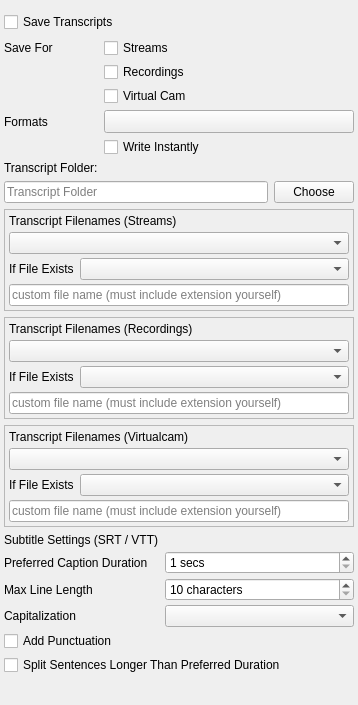
         <widget class="QWidget" name="tab_2">
          <attribute name="title">
           <string>Transcripts</string>
          </attribute>
          <layout class="QVBoxLayout" name="verticalLayoutTabTranscripts">
           <property name="leftMargin">
            <number>4</number>
           </property>
           <property name="topMargin">
            <number>12</number>
           </property>
           <property name="rightMargin">
            <number>4</number>
           </property>
           <property name="bottomMargin">
            <number>12</number>
           </property>
           <item>
            <widget class="QCheckBox" name="saveTranscriptsCheckBox">
             <property name="text">
              <string>Save Transcripts</string>
             </property>
            </widget>
           </item>
           <item>
            <widget class="QWidget" name="transcripWidget1" native="true">
             <property name="sizePolicy">
              <sizepolicy hsizetype="Preferred" vsizetype="Fixed">
               <horstretch>0</horstretch>
               <verstretch>0</verstretch>
              </sizepolicy>
             </property>
             <layout class="QFormLayout" name="formLayout_3">
              <property name="labelAlignment">
               <set>Qt::AlignLeading|Qt::AlignLeft|Qt::AlignVCenter</set>
              </property>
              <property name="formAlignment">
               <set>Qt::AlignLeading|Qt::AlignLeft|Qt::AlignTop</set>
              </property>
              <property name="verticalSpacing">
               <number>4</number>
              </property>
              <property name="leftMargin">
               <number>0</number>
              </property>
              <property name="topMargin">
               <number>0</number>
              </property>
              <property name="rightMargin">
               <number>0</number>
              </property>
              <property name="bottomMargin">
               <number>0</number>
              </property>
              <item row="0" column="0">
               <widget class="QLabel" name="label_9">
                <property name="text">
                 <string>Save For</string>
                </property>
               </widget>
              </item>
              <item row="0" column="1">
               <widget class="QCheckBox" name="transcriptsEnabledStreamCheckBox">
                <property name="text">
                 <string>Streams</string>
                </property>
               </widget>
              </item>
              <item row="1" column="1">
               <widget class="QCheckBox" name="transcriptsEnabledRecordingCheckBox">
                <property name="text">
                 <string>Recordings</string>
                </property>
               </widget>
              </item>
              <item row="2" column="1">
               <widget class="QCheckBox" name="transcriptsEnabledVirtualcamCheckBox">
                <property name="text">
                 <string>Virtual Cam</string>
                </property>
               </widget>
              </item>
              <item row="3" column="0">
               <widget class="QLabel" name="label_17">
                <property name="text">
                 <string>Formats</string>
                </property>
               </widget>
              </item>
              <item row="3" column="1">
               <widget class="QToolButton" name="transcriptFormatButton">
                <property name="popupMode"><enum>QToolButton::InstantPopup</enum></property>
                <property name="toolTip"><string>Select one or more transcript formats. For multiple formats, custom names receive the appropriate file extensions.</string></property>
                <property name="minimumSize">
                 <size>
                  <width>250</width>
                  <height>0</height>
                 </size>
                </property>
               </widget>
              </item>
              <item row="5" column="0">
               <widget class="QLabel" name="label_10">
                <property name="text">
                 <string>Transcript Folder:</string>
                </property>
               </widget>
              </item>
              <item row="4" column="1">
               <widget class="QCheckBox" name="realtimeWriteCheckBox">
                <property name="text">
                 <string>Write Instantly</string>
                </property>
               </widget>
              </item>
             </layout>
            </widget>
           </item>
           <item>
            <widget class="QWidget" name="transcripWidget2" native="true">
             <layout class="QHBoxLayout" name="horizontalLayout_3">
              <property name="leftMargin">
               <number>0</number>
              </property>
              <property name="topMargin">
               <number>0</number>
              </property>
              <property name="rightMargin">
               <number>0</number>
              </property>
              <property name="bottomMargin">
               <number>0</number>
              </property>
              <item>
               <widget class="QLineEdit" name="transcriptFolderPathLineEdit">
                <property name="placeholderText">
                 <string>Transcript Folder</string>
                </property>
               </widget>
              </item>
              <item>
               <widget class="QPushButton" name="transcriptFolderPickerPushButton">
                <property name="text">
                 <string>Choose</string>
                </property>
               </widget>
              </item>
             </layout>
            </widget>
           </item>
           <item>
            <widget class="QFrame" name="transcripWidget3">
             <property name="sizePolicy">
              <sizepolicy hsizetype="Preferred" vsizetype="Fixed">
               <horstretch>0</horstretch>
               <verstretch>0</verstretch>
              </sizepolicy>
             </property>
             <property name="frameShape">
              <enum>QFrame::StyledPanel</enum>
             </property>
             <layout class="QVBoxLayout" name="verticalLayout_6">
              <property name="spacing">
               <number>4</number>
              </property>
              <property name="leftMargin">
               <number>4</number>
              </property>
              <property name="topMargin">
               <number>4</number>
              </property>
              <property name="rightMargin">
               <number>4</number>
              </property>
              <property name="bottomMargin">
               <number>4</number>
              </property>
              <item>
               <widget class="QLabel" name="label_7">
                <property name="text">
                 <string>Transcript Filenames (Streams)</string>
                </property>
               </widget>
              </item>
              <item>
               <widget class="QComboBox" name="streamingTranscriptFilenameComboBox">
                <property name="minimumSize">
                 <size>
                  <width>250</width>
                  <height>0</height>
                 </size>
                </property>
               </widget>
              </item>
              <item>
               <widget class="QWidget" name="streamingTranscriptCustomNameWidget" native="true">
                <layout class="QHBoxLayout" name="horizontalLayout_7">
                 <property name="leftMargin">
                  <number>0</number>
                 </property>
                 <property name="topMargin">
                  <number>0</number>
                 </property>
                 <property name="rightMargin">
                  <number>0</number>
                 </property>
                 <property name="bottomMargin">
                  <number>0</number>
                 </property>
                 <item>
                  <widget class="QLabel" name="label_8">
                   <property name="sizePolicy">
                    <sizepolicy hsizetype="Fixed" vsizetype="Preferred">
                     <horstretch>0</horstretch>
                     <verstretch>0</verstretch>
                    </sizepolicy>
                   </property>
                   <property name="text">
                    <string>If File Exists</string>
                   </property>
                  </widget>
                 </item>
                 <item>
                  <widget class="QComboBox" name="streamingTranscriptCustomNameExistsCombobox"/>
                 </item>
                </layout>
               </widget>
              </item>
              <item>
               <widget class="QLineEdit" name="streamingTranscriptCustomNameOverwriteLineEdit">
                <property name="placeholderText">
                 <string>custom file name (must include extension yourself)</string>
                </property>
               </widget>
              </item>
             </layout>
            </widget>
           </item>
           <item>
            <widget class="QFrame" name="transcripWidget4">
             <property name="sizePolicy">
              <sizepolicy hsizetype="Preferred" vsizetype="Fixed">
               <horstretch>0</horstretch>
               <verstretch>0</verstretch>
              </sizepolicy>
             </property>
             <property name="frameShape">
              <enum>QFrame::StyledPanel</enum>
             </property>
             <layout class="QVBoxLayout" name="verticalLayout_5">
              <property name="spacing">
               <number>4</number>
              </property>
              <property name="leftMargin">
               <number>4</number>
              </property>
              <property name="topMargin">
               <number>4</number>
              </property>
              <property name="rightMargin">
               <number>4</number>
              </property>
              <property name="bottomMargin">
               <number>4</number>
              </property>
              <item>
               <widget class="QLabel" name="label_3">
                <property name="text">
                 <string>Transcript Filenames (Recordings)</string>
                </property>
               </widget>
              </item>
              <item>
               <widget class="QComboBox" name="recordingTranscriptFilenameComboBox">
                <property name="minimumSize">
                 <size>
                  <width>250</width>
                  <height>0</height>
                 </size>
                </property>
               </widget>
              </item>
              <item>
               <widget class="QWidget" name="recordingTranscriptCustomNameWidget" native="true">
                <layout class="QHBoxLayout" name="horizontalLayout_6">
                 <property name="leftMargin">
                  <number>0</number>
                 </property>
                 <property name="topMargin">
                  <number>0</number>
                 </property>
                 <property name="rightMargin">
                  <number>0</number>
                 </property>
                 <property name="bottomMargin">
                  <number>0</number>
                 </property>
                 <item>
                  <widget class="QLabel" name="label_2">
                   <property name="sizePolicy">
                    <sizepolicy hsizetype="Fixed" vsizetype="Preferred">
                     <horstretch>0</horstretch>
                     <verstretch>0</verstretch>
                    </sizepolicy>
                   </property>
                   <property name="text">
                    <string>If File Exists</string>
                   </property>
                  </widget>
                 </item>
                 <item>
                  <widget class="QComboBox" name="recordingTranscriptCustomNameExistsCombobox"/>
                 </item>
                </layout>
               </widget>
              </item>
              <item>
               <widget class="QLineEdit" name="recordingTranscriptCustomNameOverwriteLineEdit">
                <property name="placeholderText">
                 <string>custom file name (must include extension yourself)</string>
                </property>
               </widget>
              </item>
             </layout>
            </widget>
           </item>
           <item>
            <widget class="QFrame" name="transcripWidget5">
             <property name="sizePolicy">
              <sizepolicy hsizetype="Preferred" vsizetype="Fixed">
               <horstretch>0</horstretch>
               <verstretch>0</verstretch>
              </sizepolicy>
             </property>
             <property name="frameShape">
              <enum>QFrame::StyledPanel</enum>
             </property>
             <layout class="QVBoxLayout" name="verticalLayout_8">
              <property name="spacing">
               <number>4</number>
              </property>
              <property name="leftMargin">
               <number>4</number>
              </property>
              <property name="topMargin">
               <number>4</number>
              </property>
              <property name="rightMargin">
               <number>4</number>
              </property>
              <property name="bottomMargin">
               <number>4</number>
              </property>
              <item>
               <widget class="QLabel" name="label_14">
                <property name="text">
                 <string>Transcript Filenames (Virtualcam)</string>
                </property>
               </widget>
              </item>
              <item>
               <widget class="QComboBox" name="virtualcamTranscriptFilenameComboBox">
                <property name="minimumSize">
                 <size>
                  <width>250</width>
                  <height>0</height>
                 </size>
                </property>
               </widget>
              </item>
              <item>
               <widget class="QWidget" name="virtualcamTranscriptCustomNameWidget" native="true">
                <layout class="QHBoxLayout" name="horizontalLayout_8">
                 <property name="leftMargin">
                  <number>0</number>
                 </property>
                 <property name="topMargin">
                  <number>0</number>
                 </property>
                 <property name="rightMargin">
                  <number>0</number>
                 </property>
                 <property name="bottomMargin">
                  <number>0</number>
                 </property>
                 <item>
                  <widget class="QLabel" name="label_21">
                   <property name="sizePolicy">
                    <sizepolicy hsizetype="Fixed" vsizetype="Preferred">
                     <horstretch>0</horstretch>
                     <verstretch>0</verstretch>
                    </sizepolicy>
                   </property>
                   <property name="text">
                    <string>If File Exists</string>
                   </property>
                  </widget>
                 </item>
                 <item>
                  <widget class="QComboBox" name="virtualcamTranscriptCustomNameExistsCombobox"/>
                 </item>
                </layout>
               </widget>
              </item>
              <item>
               <widget class="QLineEdit" name="virtualcamTranscriptCustomNameOverwriteLineEdit">
                <property name="placeholderText">
                 <string>custom file name (must include extension yourself)</string>
                </property>
               </widget>
              </item>
             </layout>
            </widget>
           </item>
           <item>
            <widget class="QWidget" name="transcriptSrtSettingsWidget" native="true">
             <layout class="QFormLayout" name="formLayout_4">
              <property name="labelAlignment">
               <set>Qt::AlignLeading|Qt::AlignLeft|Qt::AlignVCenter</set>
              </property>
              <property name="verticalSpacing">
               <number>4</number>
              </property>
              <property name="leftMargin">
               <number>0</number>
              </property>
              <property name="topMargin">
               <number>0</number>
              </property>
              <property name="rightMargin">
               <number>0</number>
              </property>
              <property name="bottomMargin">
               <number>0</number>
              </property>
              <item row="0" column="0">
               <widget class="QLabel" name="label_18">
                <property name="text">
                 <string>Subtitle Settings (SRT / VTT)</string>
                </property>
               </widget>
              </item>
              <item row="1" column="0">
               <widget class="QLabel" name="label_19">
                <property name="text">
                 <string>Preferred Caption Duration</string>
                </property>
               </widget>
              </item>
              <item row="1" column="1">
               <widget class="QSpinBox" name="srtDurationSpinBox">
                <property name="minimumSize">
                 <size>
                  <width>100</width>
                  <height>0</height>
                 </size>
                </property>
                <property name="specialValueText">
                 <string/>
                </property>
                <property name="suffix">
                 <string> secs</string>
                </property>
                <property name="minimum">
                 <number>1</number>
                </property>
                <property name="maximum">
                 <number>999</number>
                </property>
               </widget>
              </item>
              <item row="2" column="0">
               <widget class="QLabel" name="label_20">
                <property name="text">
                 <string>Max Line Length</string>
                </property>
               </widget>
              </item>
              <item row="2" column="1">
               <widget class="QSpinBox" name="srtLineLengthSpinBox">
                <property name="minimumSize">
                 <size>
                  <width>160</width>
                  <height>0</height>
                 </size>
                </property>
                <property name="suffix">
                 <string> characters</string>
                </property>
                <property name="minimum">
                 <number>10</number>
                </property>
                <property name="maximum">
                 <number>9999999</number>
                </property>
               </widget>
              </item>
              <item row="3" column="0">
               <widget class="QLabel" name="label_11">
                <property name="text">
                 <string>Capitalization</string>
                </property>
               </widget>
              </item>
              <item row="3" column="1">
               <widget class="QComboBox" name="srtCapitalizationComboBox"/>
              </item>
              <item row="5" column="0" colspan="2">
               <widget class="QCheckBox" name="srtSplitSentencesCheckBox">
                <property name="text">
                 <string>Split Sentences Longer Than Preferred Duration</string>
                </property>
               </widget>
              </item>
              <item row="6" column="0">
               <widget class="QLabel" name="label_12">
                <property name="text">
                 <string/>
                </property>
               </widget>
              </item>
              <item row="4" column="0" colspan="2">
               <widget class="QCheckBox" name="srtAddPunctuationCheckBox">
                <property name="text">
                 <string>Add Punctuation </string>
                </property>
               </widget>
              </item>
             </layout>
            </widget>
           </item>
          </layout>
         </widget>
